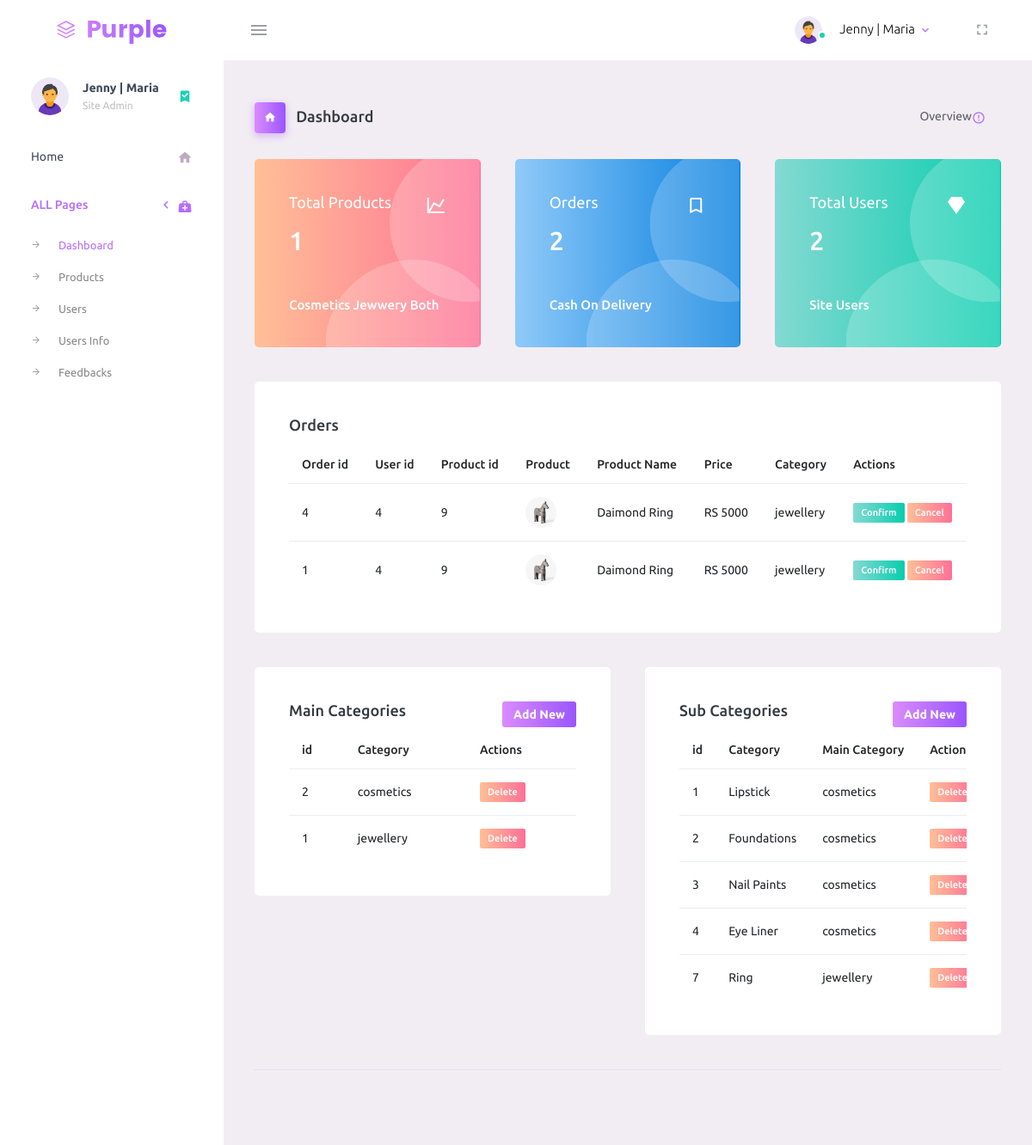
Screenshot of /addressbook/adminindex.php (signed in) with the database file from the repository.
### tables this page shows
CREATE TABLE `orders` (
  `O_id` int(50) NOT NULL,
  `O_userid` int(50) NOT NULL,
  `O_productid` int(50) NOT NULL,
  `O_pcat` varchar(200) NOT NULL,
  `O_pprice` int(50) NOT NULL,
  `O_pname` varchar(50) NOT NULL,
  `O_pimg` varchar(200) NOT NULL
);

CREATE TABLE `products_main_category` (
  `pm_id` int(50) NOT NULL,
  `categoryName` varchar(50) NOT NULL
);

CREATE TABLE `products_sub_category` (
  `ps_id` int(50) NOT NULL,
  `categoryName` varchar(50) NOT NULL,
  `mcat` varchar(200) NOT NULL
);

### addressbook/Adminindex.php (the view, shortened to what this page needs)
<!DOCTYPE html>
<html lang="en">
  <head>
    <link rel="stylesheet" href="assets/vendors/mdi/css/materialdesignicons.min.css">
    <link rel="stylesheet" href="assets/vendors/css/vendor.bundle.base.css">
    <link rel="stylesheet" href="assets/css/style.css">
  </head>
  <body>
    <div class="container-scroller">
     <?php include 'layout/admin_navbar.php';?>
      <div class="container-fluid page-body-wrapper">
      <?php include 'layout/admin_side_nav.php';?>
        <div class="main-panel">
          <div class="content-wrapper">
            <div class="page-header">
              <h3 class="page-title">
                <span class="page-title-icon bg-gradient-primary text-white mr-2">
                  <i class="mdi mdi-home"></i>
                </span> Dashboard
              </h3>
              <nav aria-label="breadcrumb">
                <ul class="breadcrumb">
                  <li class="breadcrumb-item active" aria-current="page">
                    <span></span>Overview <i class="mdi mdi-alert-circle-outline icon-sm text-primary align-middle"></i>
                  </li>
                </ul>
              </nav>
            </div>
              <?php include 'layout/admin_total_info.php'; ?>
            <div class="row">
              <div class="col-12 grid-margin">
                <div class="card">
                  <div class="card-body">
                    <h4 class="card-title">Orders</h4>
                    <div class="table-responsive">
                      <table class="table">
                        <thead>
                          <tr>
                            <th> Order id </th>
                            <th> User id </th>
                            <th> Product id </th>
                            <th> Product </th>
                            <th> Product Name </th>
                            <th> Price </th>
                            <th> Category</th>
                            <th> Actions</th>
                          </tr>
                        </thead>
                        <tbody>
                        <?php
                        $result = mysqli_query($connect,"select * from orders ORDER BY O_id DESC");
                        while($row = mysqli_fetch_array($result)){
                        ?>
                          <tr>
                          <td><?php echo $row['O_id']; ?></td>
                          <td><?php echo $row['O_userid']; ?></td>
                          <td><?php echo $row['O_productid']; ?></td>
                          <td><img src="<?php echo $row['O_pimg']; ?>" class="mr-2" alt="image"></td>
                          <td><?php echo $row['O_pname']; ?></td>
                          <td>RS <?php echo $row['O_pprice']; ?></td>
                          <td><?php echo $row['O_pcat']; ?></td>
                            <td>
                              <a class="badge badge-gradient-success" href="layout/orders/delete.php?id=<?php echo $row['O_id']; ?>">Confirm</a>
                              <a class="badge badge-gradient-danger" href="layout/orders/delete.php?id=<?php echo $row['O_id']; ?>">Cancel</a>
                            </td>
                          </tr>
                     <?php
                        }
                     ?>
                        </tbody>
                      </table>
                    </div>
                  </div>
                </div>
              </div>
            </div>
            <div class="row">
            <div class="col-6 grid-margin">
                <div class="card">
                  <div class="card-body">
                  <div class="row">
                  <div class="col">
                    <h4 class="card-title">Main Categories</h4>
                    </div>
                    <div class="col">
                    <a href="admin_add_mcat.php" class="btn btn-gradient-primary btn-sm" style="float: right;">Add New</a>
                    </div>
                    </div>
                    <div class="table-responsive">
                      <table class="table">
                        <thead>
                          <tr>
                            <th> id </th>
                            <th> Category </th>
                            <th> Actions</th>
                          </tr>
                        </thead>
                        <tbody>
                        <?php
                        $result = mysqli_query($connect,"select * from products_main_category");
                        while($row = mysqli_fetch_array($result)){
                        ?>
                          <tr>
                          <td><?php echo $row['pm_id']; ?></td>
                          <td><?php echo $row['categoryName']; ?></td>
                            <td>
                              <a class="badge badge-gradient-danger" href="layout/mcat/delete.php?id=<?php echo $row['pm_id']; ?>">Delete</a>
                            </td>
                          </tr>
                     <?php
                        }
                     ?>
                        </tbody>
                      </table>
                    </div>
                  </div>
                </div>
              </div>
              <div class="col-6 grid-margin">
                <div class="card">
                  <div class="card-body">
                  <div class="row">
                  <div class="col">
                    <h4 class="card-title">Sub Categories</h4>
                    </div>
                    <div class="col">
                    <a href="admin_add_scat.php" class="btn btn-gradient-primary btn-sm" style="float: right;">Add New</a>
                    </div>
                    </div>
                    <div class="table-responsive">
                      <table class="table">
                        <thead>
                          <tr>
                            <th> id </th>
                            <th> Category </th>
                            <th> Main Category</th>
                            <th> Actions</th>
                          </tr>
                        </thead>
                        <tbody>
                        <?php
                        $result = mysqli_query($connect,"select * from products_sub_category");
                        while($row = mysqli_fetch_array($result)){
                        ?>
                          <tr>
                          <td><?php echo $row['ps_id']; ?></td>
                          <td><?php echo $row['categoryName']; ?></td>
                          <td><?php echo $row['mcat']; ?></td>
                            <td>
                              <a class="badge badge-gradient-danger" href="layout/scat/delete.php?id=<?php echo $row['ps_id']; ?>">Delete</a>
                            </td>
                          </tr>
                     <?php
                        }
                     ?>
                        </tbody>
                      </table>
                    </div>
                  </div>
                </div>
              </div>
            </div>
          <footer class="footer">
          </footer>
        </div>
      </div>
    </div>
  </body>
</html>

### addressbook/layout/admin_navbar.php (shortened to what this page needs)
<nav class="navbar default-layout-navbar col-lg-12 col-12 p-0 fixed-top d-flex flex-row">
     <div class="text-center navbar-brand-wrapper d-flex align-items-center justify-content-center">
       <a class="navbar-brand brand-logo" href="index.html"><img src="assets/images/logo.svg" alt="logo" /></a>
     </div>
     <div class="navbar-menu-wrapper d-flex align-items-stretch">
       <button class="navbar-toggler navbar-toggler align-self-center" type="button" data-toggle="minimize">
         <span class="mdi mdi-menu"></span>
       </button>
       <ul class="navbar-nav navbar-nav-right">
         <li class="nav-item nav-profile dropdown">
           <a class="nav-link dropdown-toggle" id="profileDropdown" href="#" data-toggle="dropdown" aria-expanded="false">
             <div class="nav-profile-img">
               <img src="images/user.png" alt="image">
               <span class="availability-status online"></span>
             </div>
             <div class="nav-profile-text">
               <p class="mb-1 text-black">Jenny | Maria</p>
             </div>
           </a>
         </li>
         <li class="nav-item d-none d-lg-block full-screen-link">
           <a class="nav-link">
             <i class="mdi mdi-fullscreen" id="fullscreen-button"></i>
           </a>
         </li>
       </ul>
     </div>
   </nav>

### addressbook/layout/admin_side_nav.php (shortened to what this page needs)
<nav class="sidebar sidebar-offcanvas" id="sidebar">
  <ul class="nav">
    <li class="nav-item nav-profile">
      <a href="#" class="nav-link">
        <div class="nav-profile-image">
          <img src="images/user.png" alt="profile">
        </div>
        <div class="nav-profile-text d-flex flex-column">
          <span class="font-weight-bold mb-2">Jenny | Maria</span>
          <span class="text-secondary text-small">Site Admin</span>
        </div>
        <i class="mdi mdi-bookmark-check text-success nav-profile-badge"></i>
      </a>
    </li>
    <li class="nav-item">
      <a class="nav-link" href="index.php">
        <span class="menu-title">Home</span>
        <i class="mdi mdi-home menu-icon"></i>
      </a>
    </li>
    <li class="nav-item">
      <a class="nav-link" data-toggle="collapse" href="#general-pages" aria-expanded="false" aria-controls="general-pages">
        <span class="menu-title">ALL Pages</span>
        <i class="menu-arrow"></i>
        <i class="mdi mdi-medical-bag menu-icon"></i>
      </a>
      <div class="collapse" id="general-pages">
        <ul class="nav flex-column sub-menu">
          <li class="nav-item"> <a class="nav-link" href="adminindex.php">Dashboard</a></li>
          <li class="nav-item"> <a class="nav-link" href="admin_products.php">Products</a></li>
          <li class="nav-item"> <a class="nav-link" href="admin_users.php">Users</a></li>
          <li class="nav-item"> <a class="nav-link" href="admin_user_info.php">Users Info</a></li>
          <li class="nav-item"> <a class="nav-link" href="admin_feedback.php">Feedbacks</a></li>
        </ul>
      </div>
    </li>
  </ul>
</nav>

### addressbook/layout/admin_total_info.php
<div class="row">
              <div class="col-md-4 stretch-card grid-margin">
                <div class="card bg-gradient-danger card-img-holder text-white">
                  <div class="card-body">
                    <img src="assets/images/dashboard/circle.svg" class="card-img-absolute" alt="circle-image" />
                    <h4 class="font-weight-normal mb-3">Total Products <i class="mdi mdi-chart-line mdi-24px float-right"></i>
                    </h4>
                    <?php
                    require 'layout/dbcon.php';
                    $total_products = mysqli_num_rows(mysqli_query($connect,"select * from products"));
                    ?>
                    <h2 class="mb-5"><?php echo $total_products; ?></h2>
                    <h6 class="card-text">Cosmetics Jewwery Both</h6>
                  </div>
                </div>
              </div>
              <div class="col-md-4 stretch-card grid-margin">
                <div class="card bg-gradient-info card-img-holder text-white">
                  <div class="card-body">
                    <img src="assets/images/dashboard/circle.svg" class="card-img-absolute" alt="circle-image" />
                    <h4 class="font-weight-normal mb-3">Orders <i class="mdi mdi-bookmark-outline mdi-24px float-right"></i>
                    </h4>
                    <?php
                    $total_orders = mysqli_num_rows(mysqli_query($connect,"select * from orders"));
                    ?>
                    <h2 class="mb-5"><?php echo $total_orders; ?></h2>
                    <h6 class="card-text">Cash On Delivery</h6>
                  </div>
                </div>
              </div>
              <div class="col-md-4 stretch-card grid-margin">
                <div class="card bg-gradient-success card-img-holder text-white">
                  <div class="card-body">
                    <img src="assets/images/dashboard/circle.svg" class="card-img-absolute" alt="circle-image" />
                    <h4 class="font-weight-normal mb-3">Total Users<i class="mdi mdi-diamond mdi-24px float-right"></i>
                    </h4>
                    <?php
                    $total_users = mysqli_num_rows(mysqli_query($connect,"select * from users"));
                    ?>
                    <h2 class="mb-5"><?php echo $total_users; ?></h2>
                    <h6 class="card-text">Site Users</h6>
                  </div>
                </div>
              </div>
            </div>

### rows the page displays
orders: O_id "4", O_userid "4", O_productid "9", O_pimg (picture), O_pname "Daimond Ring", O_pprice "5000", O_pcat "jewellery"
orders: O_id "1", O_userid "4", O_productid "9", O_pimg (picture), O_pname "Daimond Ring", O_pprice "5000", O_pcat "jewellery"
products_main_category: pm_id "2", categoryName "cosmetics"
products_main_category: pm_id "1", categoryName "jewellery"
products_sub_category: ps_id "1", categoryName "Lipstick", mcat "cosmetics"
products_sub_category: ps_id "2", categoryName "Foundations", mcat "cosmetics"
products_sub_category: ps_id "3", categoryName "Nail Paints", mcat "cosmetics"
products_sub_category: ps_id "4", categoryName "Eye Liner", mcat "cosmetics"
products_sub_category: ps_id "7", categoryName "Ring", mcat "jewellery"

### other values shown
$total_products "1"
$total_orders "2"
$total_users "2"
